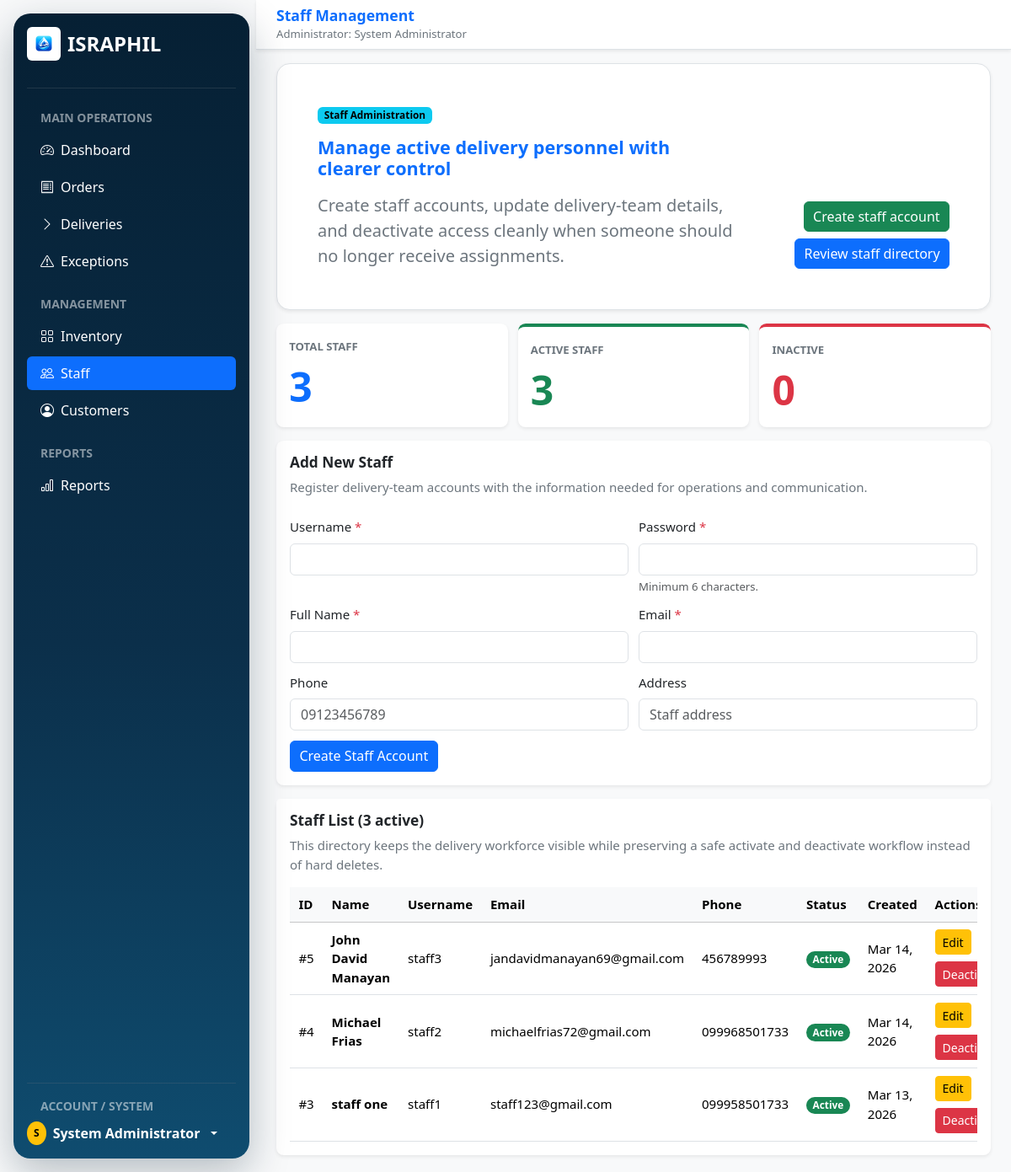
The page /pages/admin/staff.php (signed in) on the database as committed earlier.
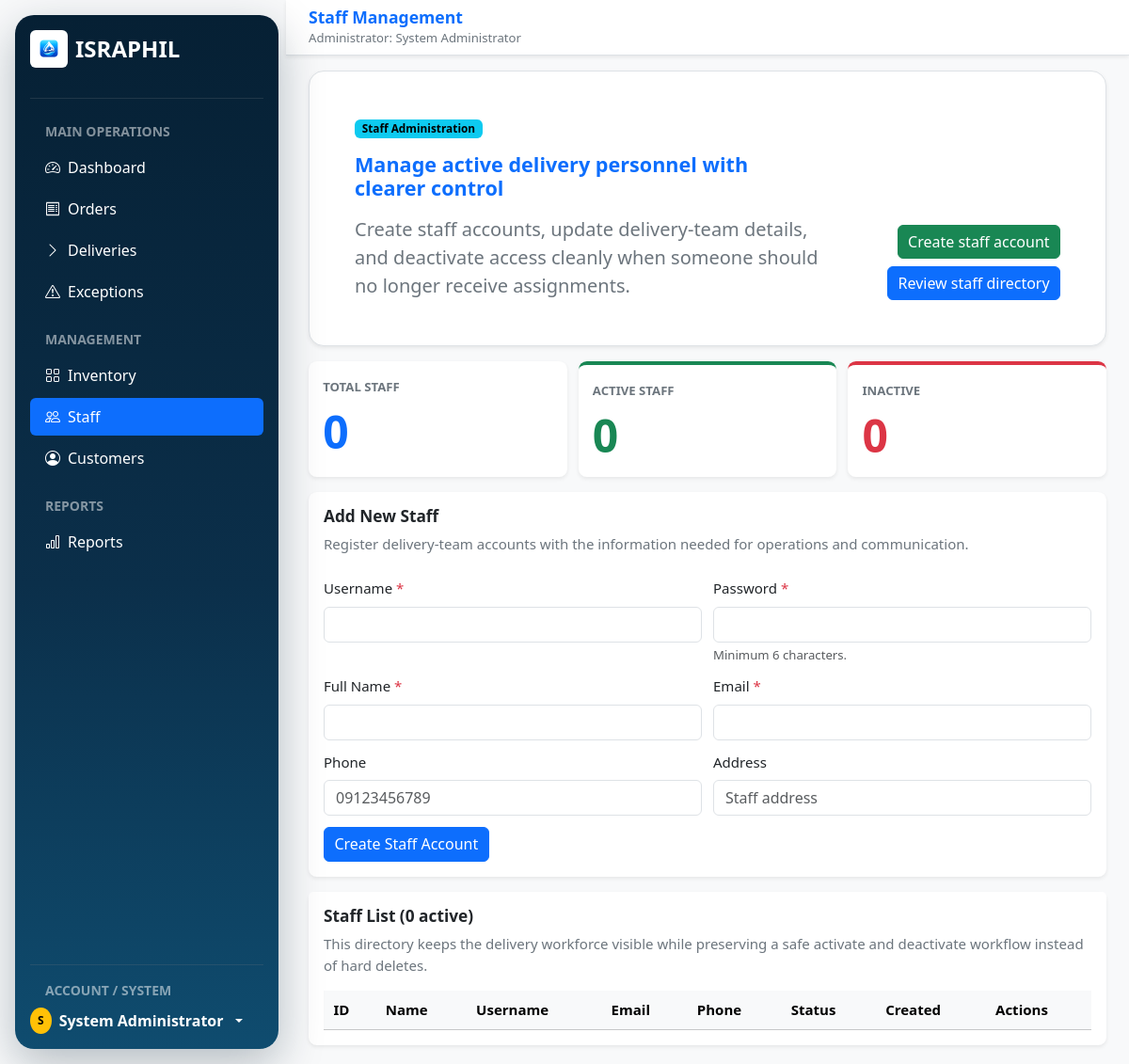
The same page on the database as committed later.
### tables this page shows
CREATE TABLE `users` (
  `user_id` int(11) NOT NULL,
  `username` varchar(50) NOT NULL,
  `password` varchar(255) NOT NULL,
  `email` varchar(100) NOT NULL,
  `phone` varchar(20) DEFAULT NULL,
  `full_name` varchar(100) NOT NULL,
  `address` text DEFAULT NULL,
  `role` enum('admin','staff','customer') DEFAULT 'customer',
  `status` enum('active','inactive','suspended') DEFAULT 'active',
  `created_at` timestamp NOT NULL DEFAULT current_timestamp(),
  `updated_at` timestamp NOT NULL DEFAULT current_timestamp() ON UPDATE current_timestamp(),
  `last_login` timestamp NULL DEFAULT NULL
);

### includes/auth.php (called while the page is built, shortened)
<?php
function require_active_session($conn, $allowed_roles, $redirect_path) {
    $user_id = (int) $_SESSION['user_id'];
    $stmt = $conn->prepare("SELECT user_id, username, full_name, role, status FROM users WHERE user_id = ? LIMIT 1");
    $stmt->bind_param("i", $user_id);
    $stmt->execute();
    $user = $stmt->get_result()->fetch_assoc();
    return $user;
}

### includes/admin_page_helpers.php (called while the page is built, shortened)
<?php
function admin_count_query($conn, $sql) {
    $result = $conn->query($sql);
    $row = $result->fetch_assoc();
    return (int) ($row['count'] ?? 0);
}
function admin_initial($name) {
    $name = trim((string) $name);
    return strtoupper(substr($name !== '' ? $name : 'A', 0, 1));
}
function admin_format_date($value, $format = 'M d, Y') {
    $timestamp = strtotime((string) $value);
    return date($format, $timestamp);
}

### pages/admin/staff.php (the view, shortened to what the rows shown need)
<?php
require_once '../../includes/db_connect.php';
require_once '../../includes/auth.php';
require_once '../../includes/admin_page_helpers.php';
$admin_user = require_active_session($conn, ['admin'], '../../index.php');
$admin_name = $admin_user['full_name'] ?? ($_SESSION['full_name'] ?? 'Administrator');
$edit_mode = false;
$staff_list = $conn->query("SELECT * FROM users WHERE role = 'staff' ORDER BY created_at DESC");
$active_count = admin_count_query($conn, "SELECT COUNT(*) as count FROM users WHERE role = 'staff' AND status = 'active'");
$staff_rows = $staff_list ? $staff_list->fetch_all(MYSQLI_ASSOC) : [];
?>
<!DOCTYPE html>
<html lang="en">
<head>
    <link href="https://cdn.jsdelivr.net/npm/bootstrap@5.3.3/dist/css/bootstrap.min.css" rel="stylesheet">
    <link href="https://cdn.jsdelivr.net/npm/bootstrap-icons@1.11.3/font/bootstrap-icons.min.css" rel="stylesheet">
    <link href="../../style/admin/admin_compact.css?v=20260527" rel="stylesheet">
</head>
<body class="bg-light">
    <div class="container-fluid p-0">
        <div class="row g-0">
        <aside class="admin-floating-sidebar offcanvas-lg offcanvas-start col-lg-3 col-xl-2 text-white bg-israphil-sidebar d-flex flex-column p-3 min-vh-100" tabindex="-1" id="adminSidebar" aria-labelledby="adminSidebarLabel">
            <div class="dropdown">
                <a href="#" class="d-flex align-items-center gap-2 text-white text-decoration-none dropdown-toggle fw-bold" data-bs-toggle="dropdown" aria-expanded="false">
                    <span class="badge rounded-circle text-bg-warning p-2">
                        <?php echo admin_initial($admin_name); ?>
                    </span>
                    <span><?php echo htmlspecialchars($admin_name); ?></span>
                </a>
            </div>
        </aside>
        <div class="admin-floating-content col-lg-9 col-xl-10 min-vh-100">
            <nav class="navbar bg-white border-bottom shadow-sm px-3 px-lg-4">
                <div class="d-flex align-items-center gap-3">
                    <div>
                        <span class="navbar-brand mb-0 h1 fw-bold text-primary">Staff Management</span>
                        <div class="small text-secondary">Administrator: <?php echo htmlspecialchars($admin_name); ?></div>
                    </div>
                </div>
            </nav>
            <main class="container-fluid px-3 px-lg-4 py-4">
                <section class="bg-white border rounded-4 shadow-sm p-4 p-lg-5 mb-4">
                    <div class="row g-4 align-items-end">
                        <div class="col-lg-8">
                            <h1 class="display-6 fw-bold text-primary mb-3">Manage active delivery personnel with clearer control</h1>
                        </div>
                    </div>
                </section>
                <section class="card border-0 shadow-sm mb-4" id="staff-form">
                    <div class="card-body p-4">
                        <h2 class="h4 fw-bold mb-2"><?php echo $edit_mode ? 'Edit Staff' : 'Add New Staff'; ?></h2>
                    </div>
                </section>
                <section class="card border-0 shadow-sm" id="staff-list">
                    <div class="card-header bg-white border-0 p-4 pb-0">
                        <h2 class="h4 fw-bold mb-2">Staff List (<?php echo $active_count; ?> active)</h2>
                    </div>
                    <div class="card-body p-4">
                        <div class="table-responsive">
                            <table class="table table-hover align-middle mb-0">
                                <thead class="table-light">
                                    <tr>
                                        <th scope="col">ID</th>
                                        <th scope="col">Name</th>
                                        <th scope="col">Username</th>
                                        <th scope="col">Email</th>
                                        <th scope="col">Phone</th>
                                        <th scope="col">Status</th>
                                        <th scope="col">Created</th>
                                        <th scope="col">Actions</th>
                                    </tr>
                                </thead>
                                <tbody>
                                    <?php foreach ($staff_rows as $s):
                                        $staff_id = (int) ($s['user_id'] ?? 0);
                                        $staff_name = (string) ($s['full_name'] ?? '');
                                        $staff_username = (string) ($s['username'] ?? '');
                                        $staff_email = (string) ($s['email'] ?? '');
                                        $staff_phone = (string) ($s['phone'] ?? '');
                                        $staff_status = (string) ($s['status'] ?? 'inactive');
                                        $staff_created = (string) ($s['created_at'] ?? '');
                                    ?>
                                    <tr>
                                        <td>#<?php echo $staff_id; ?></td>
                                        <td class="fw-semibold"><?php echo htmlspecialchars($staff_name); ?></td>
                                        <td><?php echo htmlspecialchars($staff_username); ?></td>
                                        <td><?php echo htmlspecialchars($staff_email); ?></td>
                                        <td><?php echo htmlspecialchars($staff_phone); ?></td>
                                        <td>
                                            <span class="badge rounded-pill text-bg-<?php echo $staff_status === 'active' ? 'success' : 'secondary'; ?>">
                                                <?php echo ucfirst($staff_status); ?>
                                            </span>
                                        </td>
                                        <td><?php echo admin_format_date($staff_created); ?></td>
                                        <td>
                                            <div class="d-flex flex-wrap gap-2">
                                                <a href="?edit=<?php echo $staff_id; ?>#staff-form" class="btn btn-warning btn-sm">Edit</a>
                                                <form method="POST" class="d-inline" data-admin-confirm="<?php echo $staff_status === 'active' ? 'Deactivate this staff account?' : 'Activate this staff account?'; ?>">
                                                    <button type="submit" name="toggle_status" class="btn btn-sm <?php echo $staff_status === 'active' ? 'btn-danger' : 'btn-success'; ?>">
                                                        <?php echo $staff_status === 'active' ? 'Deactivate' : 'Activate'; ?>
                                                    </button>
                                                </form>
                                            </div>
                                        </td>
                                    </tr>
                                    <?php endforeach; ?>
                                </tbody>
                            </table>
                        </div>
                    </div>
                </section>
            </main>
        </div>
        </div>
    </div>
</body>
</html>

Rows that differ between the two databases and show on the page:
removed users: user_id "5", full_name "John David Manayan", username "staff3", email "jandavidmanayan69@gmail.com", phone "456789993", status "Active", created_at "Mar 14, 2026", shows "Deactivate"
removed users: user_id "4", full_name "Michael Frias", username "staff2", email "michaelfrias72@gmail.com", phone "099968501733", status "Active", created_at "Mar 14, 2026", shows "Deactivate"
removed users: user_id "3", full_name "staff one", username "staff1", email "staff123@gmail.com", phone "099958501733", status "Active", created_at "Mar 13, 2026", shows "Deactivate"
Other text that changed with them:
$total_staff: "3" → "0"
$active_count: "3" → "0"
